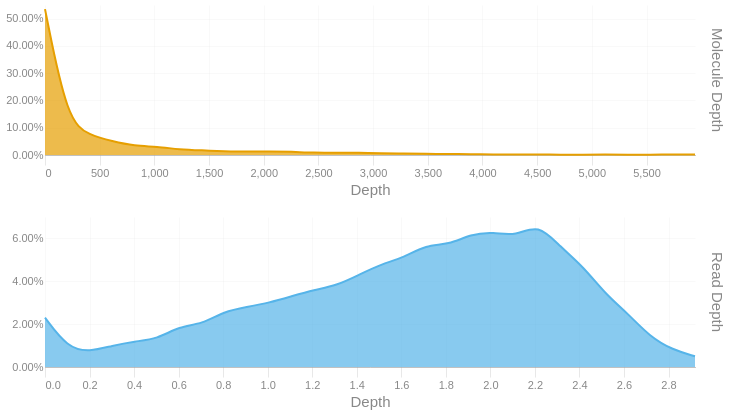

Write notebook code for a chart like this one.
### Code cell
readdep = depth_hist(tb['Read Depth'], q99, 3)
readdep = readdep.with_columns(pl.lit('Read Depth').alias('Metric'))
if not SKIPLR:
    moldep = depth_hist(tb['Molecule Depth'], mol_q99, 1)
    moldep = moldep.with_columns(pl.lit('Molecule Depth').alias('Metric'))
    _hist = pl.concat([readdep, moldep])
    _hist = _hist.filter(pl.col('Proportion') != 0)
    with SafeRender(_hist):
        (
            alt.Chart(_hist)        
            .mark_area(interpolate = "basis")
            .encode(
                x=alt.X('Bin:Q').scale(domainMin=0).axis(alt.Axis(title='Depth')),
                y = alt.Y('Proportion:Q', title = None).axis(format = '.2%'),
                color = alt.Color('Metric:N').legend(None),
                row = alt.Row("Metric:N").header(title = None, labelOrient = 'right'),
                tooltip = [
                    alt.Tooltip("Metric:N", title = "Metric"),
                    alt.Tooltip('Interval:N', title = "Depth Interval"),
                    alt.Tooltip('Proportion:Q', title = "% Alignments").format('.2%')
                ]
            )
            .resolve_scale(x='independent', y='independent')
            .properties(
                height = 150, width = 650,
                usermeta={'embedOptions': {'downloadFileName': f'{samplename}.depth.hist'}}
            )
        ).display()
else:
    readdep = readdep.filter(pl.col('Proportion') != 0)
    with SafeRender(readdep):
        (
            alt.Chart(readdep)        
            .mark_area(interpolate = "basis")
            .encode(
                x=alt.X('Bin:Q').scale(domainMin=0).axis(alt.Axis(title='Depth')),
                y = alt.Y('Proportion:Q', title = None).axis(format = '.2%'),
                tooltip = [
                    alt.Tooltip('Interval:N', title = "Depth Interval"),
                    alt.Tooltip('Proportion:Q', title = "% Alignments").format('.2%')
                ]
            )
            .properties(
                usermeta={'embedOptions': {'downloadFileName': f'{samplename}.depth.hist'}}
            )
        ).display()

### Figure 1 — Vega-Lite specification as saved in the notebook (floating-point values rounded to 4 significant figures)
{"width": 650, "height": 150, "config": {"title": {"anchor": "start", "dy": -15, "fontSize": 18, "color": "#888888", "subtitleColor": "#888888", "subtitleFontSize": 14}, "arc": {"fill": "#0072B2"}, "axis": {"domainColor": "#888888", "domainWidth": 0.5, "gridWidth": 0.2, "grid": false, "titleFontWeight": 400, "titleFontSize": 15, "labelFontSize": 11, "labelColor": "#888888", "tickColor": "#888888", "tickWidth": 0.2, "titleColor": "#888888"}, "axisBand": {"grid": false}, "axisX": {"grid": true, "tickSize": 10, "domainCap": "round"}, "axisY": {"domain": false, "grid": true, "tickSize": 0, "domainCap": "round"}, "background": "transparent", "header": {"labelFontSize": 15, "labelColor": "#888888", "titleFontSize": 15, "titleFontWeight": 600, "titleColor": "#888888"}, "legend": {"labelFont": "sans-serif", "labelFontSize": 12, "labelColor": "#888888", "symbolSize": 100, "symbolType": "circle", "titleFontSize": 12, "titlePadding": 10, "titleColor": "#888888", "title": null}, "range": {"category": ["#E69F00", "#56B4E9", "#009E73", "#F0E442", "#0072B2", "#D55E00", "#CC79A7", "#000000"], "diverging": ["#cfe8f3", "#a2d4ec", "#73bfe2", "#46abdb", "#1696d2", "#12719e"]}, "area": {"fill": "#0072B2", "fillOpacity": 0.7, "line": true, "strokeOpacity": 0.7}, "line": {"color": "#0072B2", "stroke": "#0072B2", "strokeWidth": 2}, "trail": {"color": "#0072B2", "stroke": "#0072B2", "strokeWidth": 0, "size": 1}, "point": {"filled": true, "fillOpacity": 1.0, "size": 95}, "text": {"color": "#888888", "fontSize": 11, "align": "right", "fontWeight": 400, "size": 11}, "bar": {"fill": "#0072B2", "stroke": null}, "view": {"stroke": null, "continuousWidth": 660, "continuousHeight": 400}}, "data": {"name": "data-64a41724894fcf70cbfff43ff7bcfa5e"}, "mark": {"type": "area", "interpolate": "basis"}, "encoding": {"color": {"field": "Metric", "legend": null, "type": "nominal"}, "row": {"field": "Metric", "header": {"title": null, "labelOrient": "right"}, "type": "nominal"}, "tooltip": [{"field": "Metric", "title": "Metric", "type": "nominal"}, {"field": "Interval", "title": "Depth Interval", "type": "nominal"}, {"field": "Proportion", "format": ".2%", "title": "% Alignments", "type": "quantitative"}], "x": {"axis": {"title": "Depth"}, "field": "Bin", "scale": {"domainMin": 0}, "type": "quantitative"}, "y": {"axis": {"format": ".2%"}, "field": "Proportion", "title": null, "type": "quantitative"}}, "resolve": {"scale": {"x": "independent", "y": "independent"}}, "usermeta": {"embedOptions": {"downloadFileName": "S6_Annis_4799.depth.hist"}}, "$schema": "https://vega.github.io/schema/vega-lite/v6.1.0.json", "datasets": {"data-64a41724894fcf70cbfff43ff7bcfa5e": [{"Bin": 0.0, "Interval": "0.0-0.101", "Proportion": 0.023, "Metric": "Read Depth"}, {"Bin": 0.101, "Interval": "0.101-0.201", "Proportion": 0.009, "Metric": "Read Depth"}, {"Bin": 0.201, "Interval": "0.201-0.302", "Proportion": 0.007, "Metric": "Read Depth"}, {"Bin": 0.302, "Interval": "0.302-0.403", "Proportion": 0.01, "Metric": "Read Depth"}, {"Bin": 0.403, "Interval": "0.403-0.503", "Proportion": 0.012, "Metric": "Read Depth"}, {"Bin": 0.503, "Interval": "0.503-0.604", "Proportion": 0.013, "Metric": "Read Depth"}, {"Bin": 0.604, "Interval": "0.604-0.705", "Proportion": 0.019, "Metric": "Read Depth"}, {"Bin": 0.705, "Interval": "0.705-0.805", "Proportion": 0.02, "Metric": "Read Depth"}, {"Bin": 0.805, "Interval": "0.805-0.906", "Proportion": 0.026, "Metric": "Read Depth"}, {"Bin": 0.906, "Interval": "0.906-1.007", "Proportion": 0.028, "Metric": "Read Depth"}, {"Bin": 1.007, "Interval": "1.007-1.107", "Proportion": 0.03, "Metric": "Read Depth"}, {"Bin": 1.107, "Interval": "1.107-1.208", "Proportion": 0.033, "Metric": "Read Depth"}, {"Bin": 1.208, "Interval": "1.208-1.309", "Proportion": 0.036, "Metric": "Read Depth"}, {"Bin": 1.309, "Interval": "1.309-1.409", "Proportion": 0.038, "Metric": "Read Depth"}, {"Bin": 1.409, "Interval": "1.409-1.51", "Proportion": 0.043, "Metric": "Read Depth"}, {"Bin": 1.51, "Interval": "1.51-1.611", "Proportion": 0.048, "Metric": "Read Depth"}, {"Bin": 1.611, "Interval": "1.611-1.711", "Proportion": 0.051, "Metric": "Read Depth"}, {"Bin": 1.711, "Interval": "1.711-1.812", "Proportion": 0.057, "Metric": "Read Depth"}, {"Bin": 1.812, "Interval": "1.812-1.913", "Proportion": 0.057, "Metric": "Read Depth"}, {"Bin": 1.913, "Interval": "1.913-2.013", "Proportion": 0.062, "Metric": "Read Depth"}, {"Bin": 2.013, "Interval": "2.013-2.114", "Proportion": 0.063, "Metric": "Read Depth"}, {"Bin": 2.114, "Interval": "2.114-2.215", "Proportion": 0.061, "Metric": "Read Depth"}, {"Bin": 2.215, "Interval": "2.215-2.315", "Proportion": 0.067, "Metric": "Read Depth"}, {"Bin": 2.315, "Interval": "2.315-2.416", "Proportion": 0.056, "Metric": "Read Depth"}, {"Bin": 2.416, "Interval": "2.416-2.517", "Proportion": 0.047, "Metric": "Read Depth"}, {"Bin": 2.517, "Interval": "2.517-2.617", "Proportion": 0.034, "Metric": "Read Depth"}, {"Bin": 2.617, "Interval": "2.617-2.718", "Proportion": 0.025, "Metric": "Read Depth"}, {"Bin": 2.718, "Interval": "2.718-2.819", "Proportion": 0.014, "Metric": "Read Depth"}, {"Bin": 2.819, "Interval": "2.819-2.919", "Proportion": 0.008, "Metric": "Read Depth"}, {"Bin": 2.919, "Interval": "2.919-3.02", "Proportion": 0.005, "Metric": "Read Depth"}, {"Bin": 0.0, "Interval": "0.0-204.9", "Proportion": 0.535, "Metric": "Molecule Depth"}, {"Bin": 204.9, "Interval": "204.9-409.9", "Proportion": 0.123, "Metric": "Molecule Depth"}, {"Bin": 409.9, "Interval": "409.9-614.8", "Proportion": 0.073, "Metric": "Molecule Depth"}, {"Bin": 614.8, "Interval": "614.8-819.8", "Proportion": 0.05, "Metric": "Molecule Depth"}, {"Bin": 819.8, "Interval": "819.8-1024.7", "Proportion": 0.033, "Metric": "Molecule Depth"}, {"Bin": 1025.0, "Interval": "1024.7-1229.7", "Proportion": 0.031, "Metric": "Molecule Depth"}, {"Bin": 1230.0, "Interval": "1229.7-1434.6", "Proportion": 0.02, "Metric": "Molecule Depth"}, {"Bin": 1435.0, "Interval": "1434.6-1639.6", "Proportion": 0.017, "Metric": "Molecule Depth"}, {"Bin": 1640.0, "Interval": "1639.6-1844.5", "Proportion": 0.014, "Metric": "Molecule Depth"}, {"Bin": 1844.0, "Interval": "1844.5-2049.4", "Proportion": 0.012, "Metric": "Molecule Depth"}, {"Bin": 2049.0, "Interval": "2049.4-2254.4", "Proportion": 0.013, "Metric": "Molecule Depth"}, {"Bin": 2254.0, "Interval": "2254.4-2459.3", "Proportion": 0.012, "Metric": "Molecule Depth"}, {"Bin": 2459.0, "Interval": "2459.3-2664.3", "Proportion": 0.008, "Metric": "Molecule Depth"}, {"Bin": 2664.0, "Interval": "2664.3-2869.2", "Proportion": 0.009, "Metric": "Molecule Depth"}, {"Bin": 2869.0, "Interval": "2869.2-3074.2", "Proportion": 0.008, "Metric": "Molecule Depth"}, {"Bin": 3074.0, "Interval": "3074.2-3279.1", "Proportion": 0.006, "Metric": "Molecule Depth"}, {"Bin": 3279.0, "Interval": "3279.1-3484.0", "Proportion": 0.006, "Metric": "Molecule Depth"}, {"Bin": 3484.0, "Interval": "3484.0-3689.0", "Proportion": 0.004, "Metric": "Molecule Depth"}, {"Bin": 3689.0, "Interval": "3689.0-3893.9", "Proportion": 0.004, "Metric": "Molecule Depth"}, {"Bin": 3894.0, "Interval": "3893.9-4098.9", "Proportion": 0.003, "Metric": "Molecule Depth"}, {"Bin": 4099.0, "Interval": "4098.9-4303.8", "Proportion": 0.002, "Metric": "Molecule Depth"}, {"Bin": 4304.0, "Interval": "4303.8-4508.8", "Proportion": 0.002, "Metric": "Molecule Depth"}, {"Bin": 4509.0, "Interval": "4508.8-4713.7", "Proportion": 0.002, "Metric": "Molecule Depth"}, {"Bin": 4714.0, "Interval": "4713.7-4918.7", "Proportion": 0.001, "Metric": "Molecule Depth"}, {"Bin": 4919.0, "Interval": "4918.7-5123.6", "Proportion": 0.001, "Metric": "Molecule Depth"}, {"Bin": 5124.0, "Interval": "5123.6-5328.5", "Proportion": 0.002, "Metric": "Molecule Depth"}, {"Bin": 5328.0, "Interval": "5328.5-5533.5", "Proportion": 0.001, "Metric": "Molecule Depth"}, {"Bin": 5534.0, "Interval": "5533.5-5738.4", "Proportion": 0.001, "Metric": "Molecule Depth"}, {"Bin": 5738.0, "Interval": "5738.4-5943.4", "Proportion": 0.002, "Metric": "Molecule Depth"}, {"Bin": 5943.0, "Interval": "5943.4-6148.32", "Proportion": 0.002, "Metric": "Molecule Depth"}]}}
